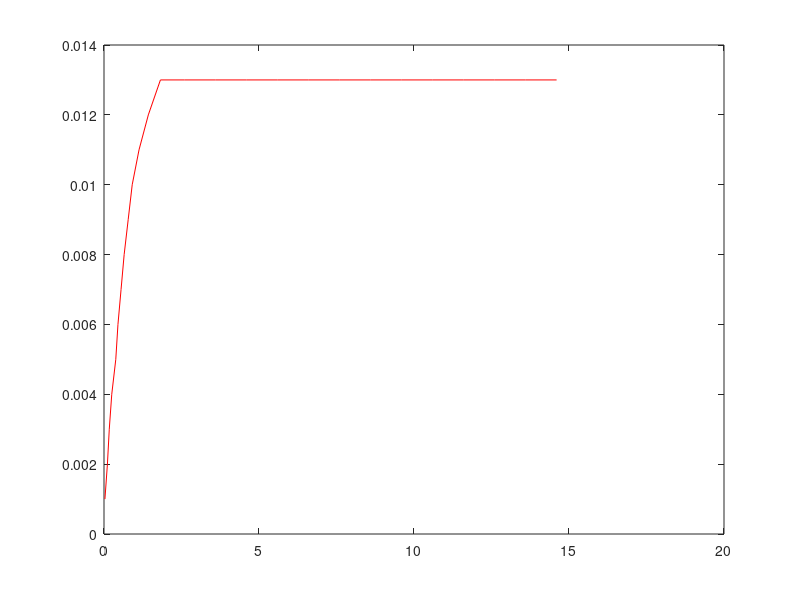

MATLAB code to generate this figure: (Note: this script raises an error after producing the figure.)
close all
clear;
clc;

% Load Excel data
archivo = csvread('DesplazamientoBastago.csv', 1, 0); 
tiempo = archivo(:, 1);
data = archivo(:, 2);
figure(1);
plot(tiempo-0.4, data/1000,'r', 'DisplayName', 'Simulink Data');
hold on;


global m c1 c2 c3 c4 Fs Fd Ad Kt R V u 

%Servo-Valvula

%Valores a ajustar
c1 = 540000;
c2 = 220000;
c3 = 2800;
c4 = 100; %no mover

%Tesis miguel pag 37
R = 286.9;
V = 0.00076;
Kt = 0.9;
m = 0.3;
Ad = 0.026;
Fs = 90;
Fd = 420;

%Dato medido
u = 20684.3*14; %factor de conversion por PSI medido

%Pd sale de la presion atm en unidades de pascal
Y0 = [0; 0; 81060];
results_t = [];

[t, x] = ode23s(@(t, Y) ec_differential(t,Y), [0, 20], Y0);


plot(t,x(:,1),'g', 'DisplayName', 'Excel Data');
title('Desplazamiento del vastago');
hold on;
grid on